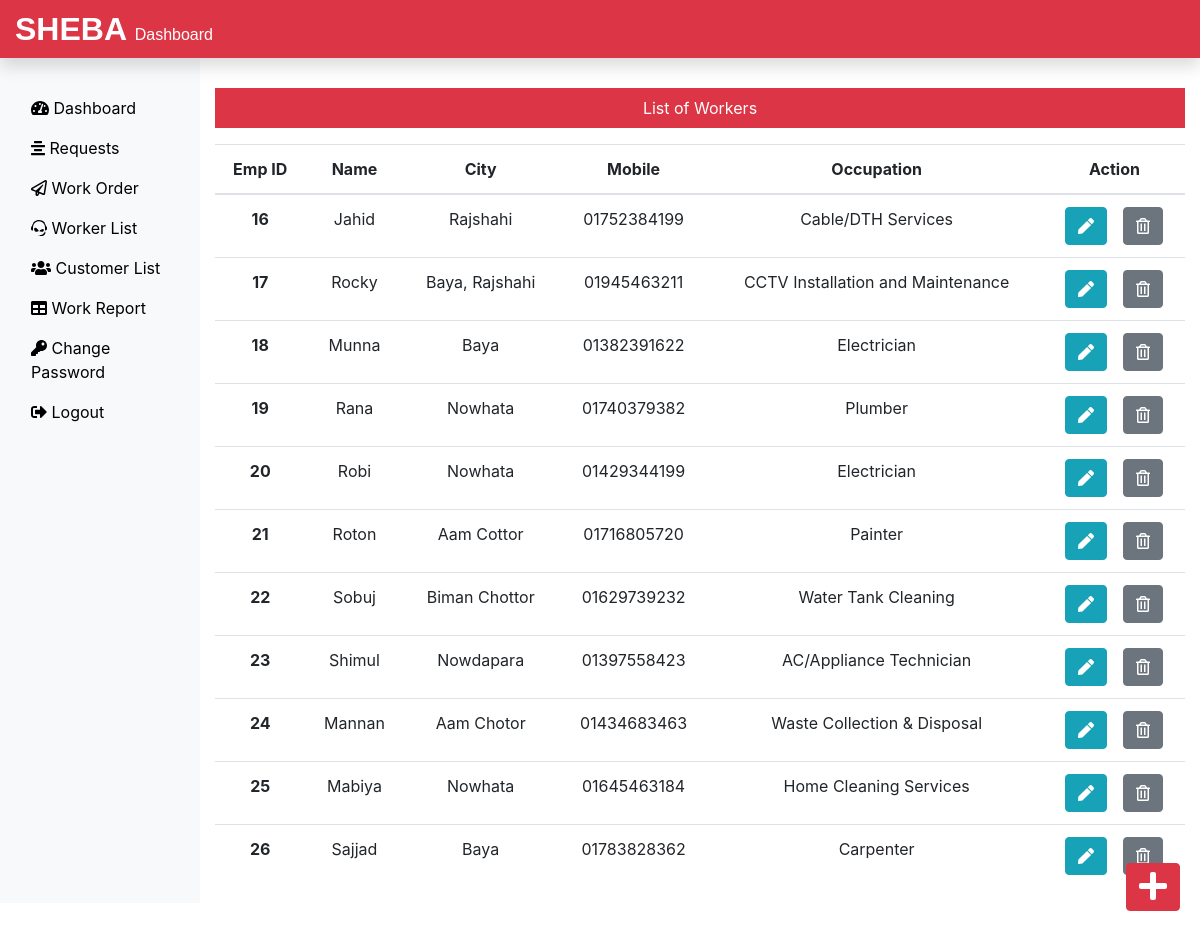
Screenshot of /Admin/technician.php (signed in) with the database file from the repository.
### tables this page shows
CREATE TABLE `technician_tb` (
  `empid` int(11) NOT NULL,
  `empName` varchar(60) NOT NULL,
  `empCity` varchar(60) NOT NULL,
  `empMobile` varchar(11) NOT NULL,
  `empEmail` varchar(60) NOT NULL
);

### Admin/technician.php (the view, shortened to what this page needs)
<?php
include('includes/header.php');
include('../dbConnection.php');
?>
<div class="col-sm-9 col-md-10 mt-5 text-center">
  <p class=" bg-danger text-white p-2">List of Workers</p>
  <?php
    $sql = "SELECT * FROM technician_tb";
    $result = $conn->query($sql);
    if($result->num_rows > 0){
      echo '<table class="table">
      <thead>
        <tr>
          <th scope="col">Emp ID</th>
          <th scope="col">Name</th>
          <th scope="col">City</th>
          <th scope="col">Mobile</th>
          <th scope="col">Occupation</th>
          <th scope="col">Action</th>
        </tr>
      </thead>
      <tbody>';
      while($row = $result->fetch_assoc()){
        echo '<tr>';
        echo '<th scope="row">'.$row["empid"].'</th>';
        echo '<td>'. $row["empName"].'</td>';
        echo '<td>'.$row["empCity"].'</td>';
        echo '<td>'.$row["empMobile"].'</td>';
        echo '<td>'.$row["empEmail"].'</td>';
        echo '<td>
		<div class="d-flex justify-content-center gap-1">
          <form action="editemp.php" method="POST" class="d-inline">
            <input type="hidden" name="id" value='. $row["empid"] .'>
            <button type="submit" class="btn btn-info mr-3" name="view" value="View"><i class="fas fa-pen"></i></button>
          </form>
          <form action="" method="POST" class="d-inline" onsubmit="return confirmDelete()">
            <input type="hidden" name="id" value='. $row["empid"] .'>
            <button type="submit" class="btn btn-secondary" name="delete" value="Delete"><i class="far fa-trash-alt"></i></button>
          </form>
		  </div>
        </td>';
        echo '</tr>';
      }
      echo '</tbody>
      </table>';
    } else {
      echo "0 Result";
    }
  ?>
</div>
</div>
<div><a class="btn btn-danger box" href="insertemp.php"><i class="fas fa-plus fa-2x"></i></a>
</div>
</div>
<?php
include('includes/footer.php');
?>

### Admin/includes/header.php (shortened to what this page needs)
<!DOCTYPE html>
<html lang="en">
<head>
 <link rel="stylesheet" href="../css/bootstrap.min.css?v=1.1">
 <link rel="stylesheet" href="../css/all.min.css">
 <link rel="stylesheet" href="../css/custom.css?v=1.1">
</head>
<body>
 <nav class="navbar navbar-dark fixed-top bg-danger p-0 shadow">
	<a class="navbar-brand col-sm-3 col-md-2 mr-0" href="dashboard.php">
	  SHEBA <span style="font-size: 1rem; font-weight: normal; margin-left: 0px;">Dashboard</span>
	</a>
 </nav>
 <div class="container-fluid mb-5" style="margin-top:40px;">
  <div class="row">
   <nav class="col-sm-3 col-md-2 bg-light sidebar py-5 d-print-none">
    <div class="sidebar-sticky">
     <ul class="nav flex-column">
      <li class="nav-item">
       <a class="nav-link <?php if(PAGE == 'dashboard') { echo 'active'; } ?> " href="dashboard.php">
        <i class="fas fa-tachometer-alt"></i>
        Dashboard
       </a>
      </li>
      <li class="nav-item">
       <a class="nav-link <?php if(PAGE == 'request') { echo 'active'; } ?>" href="request.php">
        <i class="fas fa-align-center"></i>
        Requests
       </a>
      </li>
      <li class="nav-item">
       <a class="nav-link <?php if(PAGE == 'work') { echo 'active'; } ?>" href="work.php">
        <i class="far fa-paper-plane"></i>
        Work Order
       </a>
      </li>
      <li class="nav-item">
       <a class="nav-link <?php if(PAGE == 'technician') { echo 'active'; } ?>" href="technician.php">
        <i class="fab fa-teamspeak"></i>
        Worker List
       </a>
      </li>
      <li class="nav-item">
       <a class="nav-link <?php if(PAGE == 'requesters') { echo 'active'; } ?>" href="requester.php">
        <i class="fas fa-users"></i>
        Customer List
       </a>
      </li>
      <li class="nav-item">
       <a class="nav-link <?php if(PAGE == 'workreport') { echo 'active'; } ?>" href="workreport.php">
        <i class="fas fa-table"></i>
        Work Report
       </a>
      </li>
      <li class="nav-item">
       <a class="nav-link <?php if(PAGE == 'changepass') { echo 'active'; } ?>" href="changepass.php">
        <i class="fas fa-key"></i>
        Change Password
       </a>
      </li>
      <li class="nav-item">
       <a class="nav-link" href="../logout.php">
        <i class="fas fa-sign-out-alt"></i>
        Logout
       </a>
      </li>
     </ul>
    </div>
   </nav>

### Admin/includes/footer.php (shortened to what this page needs)
</body>
</html>

### css/custom.css (style rules this page uses)
body { user-select: none; -webkit-user-select: none; -moz-user-select: none; -ms-user-select: none; }
.navbar-brand { font-family: 'Ubuntu', sans-serif; font-size: 2em; font-weight: bold; }
a { color: black; }
.box { position: fixed; bottom: 10px; right: 20px; margin-bottom: 30px; }
html { scroll-behavior: smooth; }

### rows the page displays
technician_tb: empid "16", empName "Jahid", empCity "Rajshahi", empMobile "01752384199", empEmail "Cable/DTH Services"
technician_tb: empid "17", empName "Rocky", empCity "Baya, Rajshahi", empMobile "01945463211", empEmail "CCTV Installation and Maintenance"
technician_tb: empid "18", empName "Munna", empCity "Baya", empMobile "01382391622", empEmail "Electrician"
technician_tb: empid "19", empName "Rana", empCity "Nowhata", empMobile "01740379382", empEmail "Plumber"
technician_tb: empid "20", empName "Robi", empCity "Nowhata", empMobile "01429344199", empEmail "Electrician"
technician_tb: empid "21", empName "Roton", empCity "Aam Cottor", empMobile "01716805720", empEmail "Painter"
technician_tb: empid "22", empName "Sobuj", empCity "Biman Chottor", empMobile "01629739232", empEmail "Water Tank Cleaning"
technician_tb: empid "23", empName "Shimul", empCity "Nowdapara", empMobile "01397558423", empEmail "AC/Appliance Technician"
technician_tb: empid "24", empName "Mannan", empCity "Aam Chotor", empMobile "01434683463", empEmail "Waste Collection & Disposal"
technician_tb: empid "25", empName "Mabiya", empCity "Nowhata", empMobile "01645463184", empEmail "Home Cleaning Services"
technician_tb: empid "26", empName "Sajjad", empCity "Baya", empMobile "01783828362", empEmail "Carpenter"
